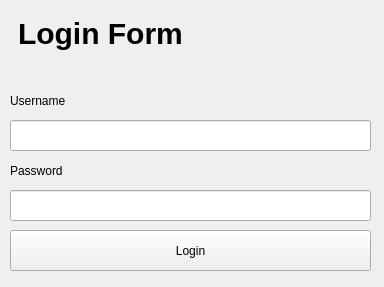
<?xml version="1.0" encoding="UTF-8"?>
<ui version="4.0">
 <class>Form</class>
 <widget class="QWidget" name="Form">
  <property name="geometry">
   <rect>
    <x>0</x>
    <y>0</y>
    <width>384</width>
    <height>287</height>
   </rect>
  </property>
  <property name="windowTitle">
   <string>Form</string>
  </property>
  <property name="styleSheet">
   <string notr="true"/>
  </property>
  <widget class="QLabel" name="label">
   <property name="geometry">
    <rect>
     <x>10</x>
     <y>10</y>
     <width>361</width>
     <height>51</height>
    </rect>
   </property>
   <property name="styleSheet">
    <string notr="true">font-size:30px;
font-weight:bold;
margin:0px,5px;</string>
   </property>
   <property name="text">
    <string>Login Form</string>
   </property>
  </widget>
  <widget class="QLabel" name="label_2">
   <property name="geometry">
    <rect>
     <x>10</x>
     <y>90</y>
     <width>121</width>
     <height>21</height>
    </rect>
   </property>
   <property name="text">
    <string>Username</string>
   </property>
  </widget>
  <widget class="QLineEdit" name="usernameLineEdit">
   <property name="geometry">
    <rect>
     <x>10</x>
     <y>120</y>
     <width>361</width>
     <height>31</height>
    </rect>
   </property>
  </widget>
  <widget class="QLineEdit" name="passwordLineEdit">
   <property name="geometry">
    <rect>
     <x>10</x>
     <y>190</y>
     <width>361</width>
     <height>31</height>
    </rect>
   </property>
  </widget>
  <widget class="QLabel" name="label_3">
   <property name="geometry">
    <rect>
     <x>10</x>
     <y>160</y>
     <width>121</width>
     <height>21</height>
    </rect>
   </property>
   <property name="text">
    <string>Password</string>
   </property>
  </widget>
  <widget class="QPushButton" name="loginBtn">
   <property name="geometry">
    <rect>
     <x>10</x>
     <y>230</y>
     <width>361</width>
     <height>41</height>
    </rect>
   </property>
   <property name="text">
    <string>Login</string>
   </property>
  </widget>
 </widget>
 <resources/>
 <connections/>
</ui>
